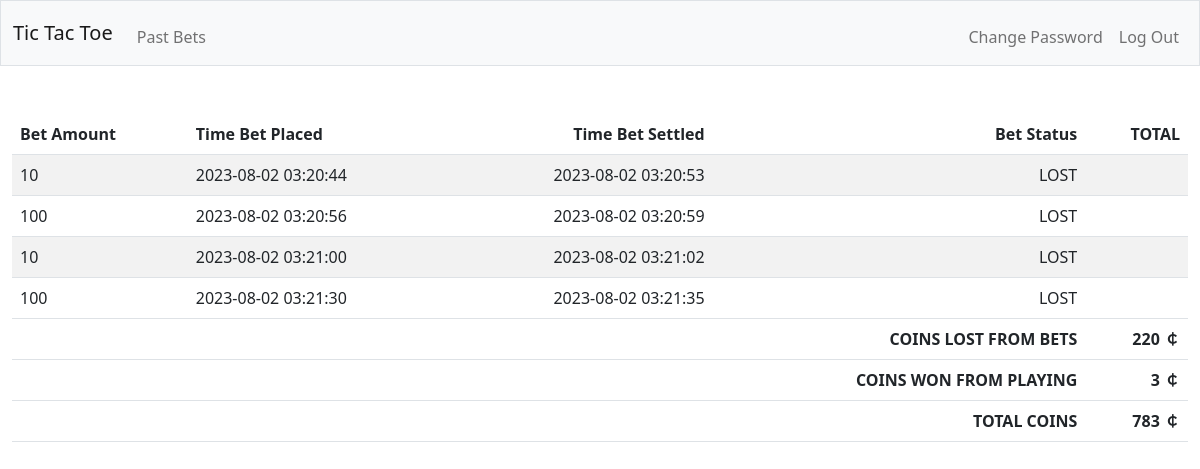
Screenshot of /past_bets (signed in) with the database file from the repository.
### tables this page shows
CREATE TABLE bets(bet_id INTEGER PRIMARY KEY AUTOINCREMENT NOT NULL, user_id INTEGER, bet_amount INTEGER, time_bet_placed STRING, time_bet_settled STRING, bet_status STRING);

CREATE TABLE users (user_id INTEGER PRIMARY KEY AUTOINCREMENT NOT NULL, username TEXT NOT NULL, hash TEXT NOT NULL, coins INTEGER NOT NULL DEFAULT 1000, unique(username));

### app.py (the view)
@app.route("/past_bets", methods=["GET","POST"])
@login_required
def past_bets():
    past_bets = db.execute("SELECT * FROM bets WHERE user_id = ?", session['user_id'])
    coins_won_bets = 0
    for bet in past_bets:
        if bet['bet_status'] == "WON":
            sign = 1
        else:
            sign = -1
        coins_won_bets = coins_won_bets + (sign * bet['bet_amount'])
    total_coins = db.execute("SELECT coins FROM users WHERE user_id = ?;", session["user_id"])[0]['coins']
    coins_won_playing = total_coins - coins_won_bets - 1000
    return render_template("past_bets.html", past_bets=past_bets, coins_won_bets=coins_won_bets, coins_won_playing=coins_won_playing,total_coins=total_coins)

### app.py (called while the page is built)
@app.after_request
def after_request(response):
    response.headers["Cache-Control"] = "no-cache, no-store, must-revalidate"
    response.headers["Expires"] = 0
    response.headers["Pragma"] = "no-cache"
    return response

### helpers.py (called while the page is built)
def login_required(f):
    @wraps(f)
    def decorated_function(*args, **kwargs):
        if session.get("user_id") is None:
            return redirect("/login")
        return f(*args, **kwargs)
    return decorated_function

### templates/past_bets.html (shortened to what this page needs)
{% extends "layout.html" %}
{% block main %}
<table class="table table-striped">
    <thead>
        <tr>
            <th class="text-start">Bet Amount</th>
            <th class="text-start">Time Bet Placed</th>
            <th class="text-end">Time Bet Settled</th>
            <th class="text-end">Bet Status</th>
            <th class="text-end">TOTAL</th>
        </tr>
    </thead>
    <tbody>
        {% for bet in past_bets %}
        <tr>
        <td class="text-start">{{bet["bet_amount"]}}</td>
        <td class="text-start">{{bet["time_bet_placed"]}}</td>
        <td class="text-end">{{bet["time_bet_settled"] }}</td>
        <td class="text-end">{{bet["bet_status"]}}</td>
        <td class="text-end"></td>
        </tr>
        {% endfor %}
    </tbody>
    <tfoot>
        <tr>
            <th class="text-start"></th>
            <th class="text-start"></th>
            <th class="text-end"></th>
            {% if coins_won_bets >= 0 %}
            <th class="text-end">COINS WON FROM BETS</th>
            {% else %}
            <th class="text-end">COINS LOST FROM BETS</th>
            {% endif %}
            <th class="text-end">{{coins_won_bets | abs}} &#65504;</th>
        </tr>
        <tr>
            <th class="text-start"></th>
            <th class="text-start"></th>
            <th class="text-end"></th>
            <th class="text-end">COINS WON FROM PLAYING</th>
            <th class="text-end">{{coins_won_playing}} &#65504;</th>
        </tr>
        <tr>
            <th class="text-start"></th>
            <th class="text-start"></th>
            <th class="text-end"></th>
            <th class="text-end">TOTAL COINS</th>
            <th class="text-end">{{total_coins}} &#65504;</th>
        </tr>
    </tfoot>
</table>
{% endblock %}

### rows the page displays
bets: bet_amount "10", time_bet_placed "2023-08-02 03:20:44", time_bet_settled "2023-08-02 03:20:53", bet_status "LOST"
bets: bet_amount "100", time_bet_placed "2023-08-02 03:20:56", time_bet_settled "2023-08-02 03:20:59", bet_status "LOST"
bets: bet_amount "10", time_bet_placed "2023-08-02 03:21:00", time_bet_settled "2023-08-02 03:21:02", bet_status "LOST"
bets: bet_amount "100", time_bet_placed "2023-08-02 03:21:30", time_bet_settled "2023-08-02 03:21:35", bet_status "LOST"
users: coins "783"

### other values shown
{{ coins_won_bets | abs }} "220"
{{ coins_won_playing }} "3"
